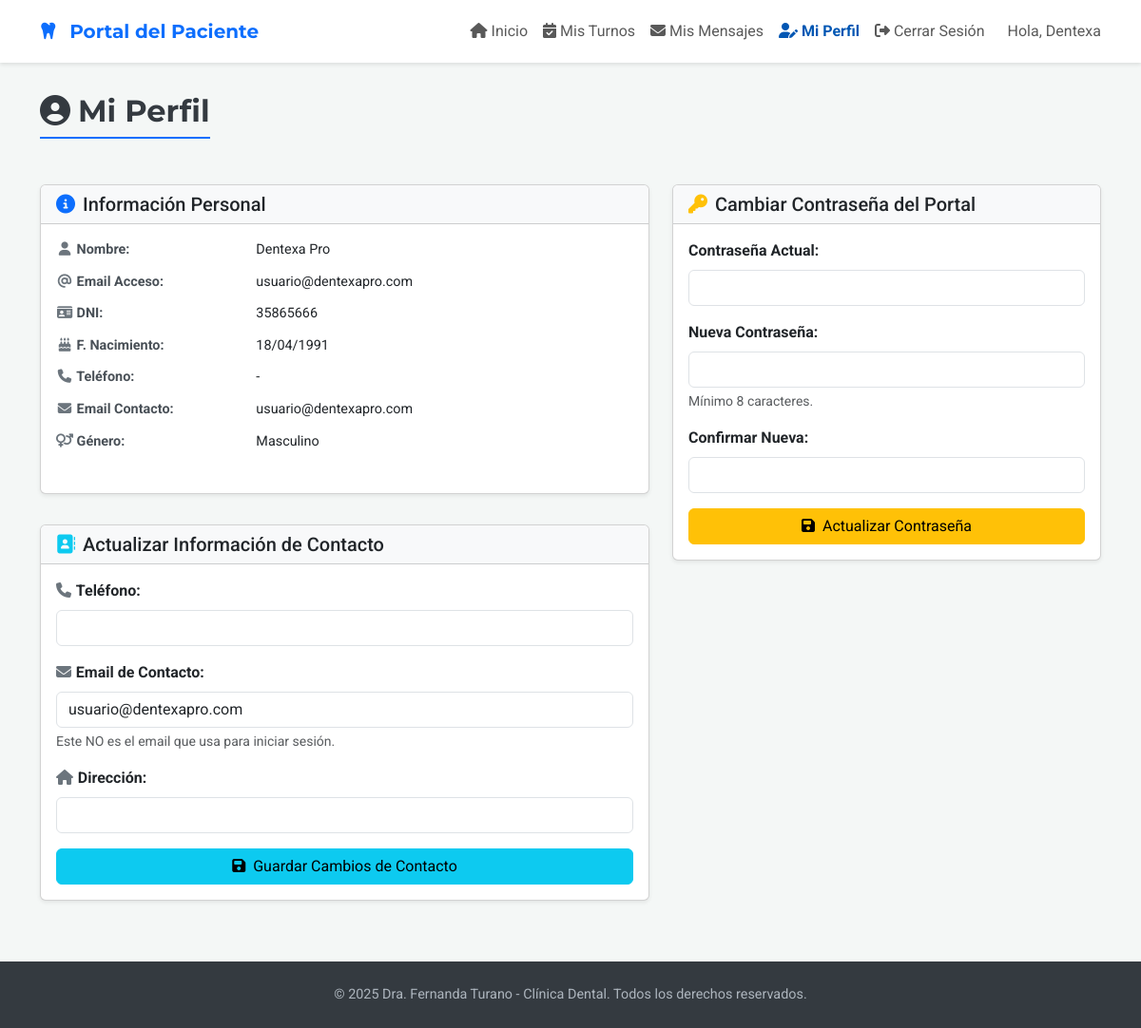
Page /portal/my_profile.php (signed in) on the committed database.
### tables this page shows
CREATE TABLE `patients` (
  `id` int(11) NOT NULL,
  `dni` varchar(20) NOT NULL,
  `fname` varchar(50) NOT NULL,
  `lname` varchar(50) NOT NULL,
  `phone` varchar(30) DEFAULT NULL,
  `email` varchar(100) DEFAULT NULL,
  `address` varchar(255) DEFAULT NULL,
  `birthdate` date DEFAULT NULL,
  `gender` varchar(20) DEFAULT NULL,
  `medical_record_number` varchar(50) DEFAULT NULL,
  `created_at` timestamp NOT NULL DEFAULT current_timestamp(),
  `allergies` text DEFAULT NULL COMMENT 'Alergias conocidas del paciente',
  `current_medications` text DEFAULT NULL COMMENT 'Medicación actual que toma el paciente',
  `medical_conditions` text DEFAULT NULL COMMENT 'Condiciones médicas preexistentes relevantes',
  `insurance_name` varchar(255) DEFAULT NULL COMMENT 'Nombre de la Prepaga/Obra Social',
  `insurance_number` varchar(100) DEFAULT NULL COMMENT 'Número de Afiliado de la Prepaga',
  `insurance_plan` varchar(100) DEFAULT NULL COMMENT 'Plan de la Prepaga',
  `important_alerts` text DEFAULT NULL COMMENT 'Alertas críticas o notas muy importantes sobre el paciente',
  `patient_user_email` varchar(255) DEFAULT NULL,
  `patient_password_hash` varchar(255) DEFAULT NULL,
  `patient_portal_access` enum('habilitado','deshabilitado') NOT NULL DEFAULT 'deshabilitado',
  `dientes_existentes` int(2) DEFAULT NULL COMMENT 'Cantidad de dientes presentes en boca',
  `evaluacion_color` varchar(255) DEFAULT NULL,
  `enfermedad_periodontal` enum('Si','No','No Evaluado') DEFAULT 'No Evaluado' COMMENT 'Presencia de enfermedad periodontal'
);

### portal/my_profile.php (the view, shortened to what this page needs)
<?php
require_once '../config.php';
$patient_id = $_SESSION['patient_id'];
$stmt_patient_data = $mysqli->prepare("SELECT fname, lname, patient_user_email, dni, birthdate, phone, email, address, gender, patient_password_hash FROM patients WHERE id = ?");
$patient_data = null;
if ($stmt_patient_data) {
    $stmt_patient_data->bind_param("i", $patient_id);
    $stmt_patient_data->execute();
    $result_patient_data = $stmt_patient_data->get_result();
    $patient_data = $result_patient_data->fetch_assoc();
}
$current_phone = $patient_data['phone'] ?? '';
$current_contact_email = $patient_data['email'] ?? '';
$current_address = $patient_data['address'] ?? '';
?>
<!DOCTYPE html>
<html lang="es">
<head>
    <link href="https://cdn.jsdelivr.net/npm/bootstrap@5.3.3/dist/css/bootstrap.min.css" rel="stylesheet">
    <link rel="stylesheet" href="https://cdn.jsdelivr.net/npm/@fortawesome/fontawesome-free@6.5.1/css/all.min.css">
</head>
<body>
    <?php require_once '_portal_header.php'; ?>
    <div class="container portal-content">
        <div class="d-flex justify-content-between align-items-center mb-4">
            <h2 class="section-title"><i class="fas fa-user-circle me-2"></i>Mi Perfil</h2>
        </div>
        <div class="row">
            <div class="col-lg-7 col-md-12 mb-4 mb-lg-0">
                <div class="card shadow-sm card-profile-section">
                    <div class="card-header bg-light"><h5 class="mb-0"><i class="fas fa-info-circle me-2 text-primary"></i>Información Personal</h5></div>
                    <div class="card-body">
                        <?php if ($patient_data): ?>
                            <dl class="row profile-details">
                                <dt class="col-sm-5 col-md-4"><i class="fas fa-user fa-fw text-secondary"></i> Nombre:</dt><dd class="col-sm-7 col-md-8"><?php echo htmlspecialchars($patient_data['fname'] . ' ' . $patient_data['lname']); ?></dd>
                                <dt class="col-sm-5 col-md-4"><i class="fas fa-at fa-fw text-secondary"></i> Email Acceso:</dt><dd class="col-sm-7 col-md-8"><?php echo htmlspecialchars($patient_data['patient_user_email'] ?: 'No asignado'); ?></dd>
                                <dt class="col-sm-5 col-md-4"><i class="fas fa-id-card fa-fw text-secondary"></i> DNI:</dt><dd class="col-sm-7 col-md-8"><?php echo htmlspecialchars($patient_data['dni'] ?: '-'); ?></dd>
                                <dt class="col-sm-5 col-md-4"><i class="fas fa-birthday-cake fa-fw text-secondary"></i> F. Nacimiento:</dt><dd class="col-sm-7 col-md-8"><?php echo $patient_data['birthdate'] ? htmlspecialchars(date('d/m/Y', strtotime($patient_data['birthdate']))) : '-'; ?></dd>
                                <dt class="col-sm-5 col-md-4"><i class="fas fa-phone fa-fw text-secondary"></i> Teléfono:</dt><dd class="col-sm-7 col-md-8"><?php echo htmlspecialchars($patient_data['phone'] ?: '-'); ?></dd>
                                <dt class="col-sm-5 col-md-4"><i class="fas fa-envelope fa-fw text-secondary"></i> Email Contacto:</dt><dd class="col-sm-7 col-md-8"><?php echo htmlspecialchars($patient_data['email'] ?: '-'); ?></dd>
                                <?php if(!empty($patient_data['gender'])): ?><dt class="col-sm-5 col-md-4"><i class="fas fa-venus-mars fa-fw text-secondary"></i> Género:</dt><dd class="col-sm-7 col-md-8"><?php echo htmlspecialchars($patient_data['gender']); ?></dd><?php endif; ?>
                            </dl>
                        <?php else: ?><p class="text-danger">No se pudo cargar la información de tu perfil.</p><?php endif; ?>
                    </div>
                </div>
                <div class="card shadow-sm card-profile-section mt-4">
                    <div class="card-header bg-light"><h5 class="mb-0"><i class="fas fa-address-book me-2 text-info"></i>Actualizar Información de Contacto</h5></div>
                    <div class="card-body">
                        <form method="POST" action="my_profile.php">
                            <div class="mb-3"><label for="phone" class="form-label fw-bold"><i class="fas fa-phone text-secondary"></i>Teléfono:</label><input type="tel" class="form-control" id="phone" name="phone" value="<?php echo htmlspecialchars($current_phone); ?>"></div>
                            <div class="mb-3"><label for="email" class="form-label fw-bold"><i class="fas fa-envelope text-secondary"></i>Email de Contacto:</label><input type="email" class="form-control" id="email" name="email" value="<?php echo htmlspecialchars($current_contact_email); ?>"><div class="form-text small">Este NO es el email que usa para iniciar sesión.</div></div>
                            <div class="mb-3"><label for="address" class="form-label fw-bold"><i class="fas fa-home text-secondary"></i>Dirección:</label><input type="text" class="form-control" id="address" name="address" value="<?php echo htmlspecialchars($current_address); ?>"></div>
                            <button type="submit" name="update_contact_info" class="btn btn-info w-100"><i class="fas fa-save me-2"></i>Guardar Cambios de Contacto</button>
                        </form>
                    </div>
                </div>
            </div>
            <div class="col-lg-5 col-md-12">
                <div class="card shadow-sm card-profile-section">
                     <div class="card-header bg-light"><h5 class="mb-0"><i class="fas fa-key me-2 text-warning"></i>Cambiar Contraseña del Portal</h5></div>
                    <div class="card-body">
                        <form method="POST" action="my_profile.php">
                            <div class="mb-3"><label for="current_password" class="form-label fw-bold">Contraseña Actual:</label><input type="password" class="form-control" id="current_password" name="current_password" required></div>
                            <div class="mb-3"><label for="new_password" class="form-label fw-bold">Nueva Contraseña:</label><input type="password" class="form-control" id="new_password" name="new_password" required><div class="form-text small">Mínimo 8 caracteres.</div></div>
                            <div class="mb-3"><label for="confirm_new_password" class="form-label fw-bold">Confirmar Nueva:</label><input type="password" class="form-control" id="confirm_new_password" name="confirm_new_password" required></div>
                            <button type="submit" name="change_patient_password" class="btn btn-warning w-100"><i class="fas fa-save me-2"></i>Actualizar Contraseña</button>
                        </form>
                    </div>
                </div>
            </div>
        </div>
    </div>
    <footer class="footer text-center">
        <div class="container">
            <span>&copy; <?php echo date("Y"); ?> Dra. Fernanda Turano - Clínica Dental. Todos los derechos reservados.</span>
        </div>
    </footer>
</body>
</html>

### portal/my_profile.php (style rules this page uses)
html { height: 100%; }
body { font-family: 'Roboto', sans-serif; background-color: #f4f7f6; display: flex; flex-direction: column; min-height: 100vh; }
.portal-content { padding-top: 2rem; padding-bottom: 2rem; flex-grow: 1; }
.footer { padding: 1.5rem 0; background-color: #343a40; color: #adb5bd; font-size: 0.9rem; flex-shrink: 0; }
.section-title { font-family: 'Montserrat', sans-serif; font-weight: 700; color: #343a40; margin-bottom: 1.5rem; padding-bottom: 0.5rem; border-bottom: 2px solid #0d6efd; display: inline-block; }
.profile-details dt { font-weight: bold; color: #495057; font-size: 0.9rem; }
.profile-details dd { margin-bottom: 0.75rem; color: #212529; font-size: 0.9rem; }
.card-profile-section { margin-bottom: 2rem; }
.form-label i { margin-right: 0.3rem; }

### rows in the picture
patients: fname+lname "Dentexa Pro", patient_user_email "usuario@dentexapro.com", dni "35865666", birthdate "18/04/1991", phone "-", email "usuario@dentexapro.com", gender "Masculino"

### other values in the picture
$patient_fname_header "Dentexa"
